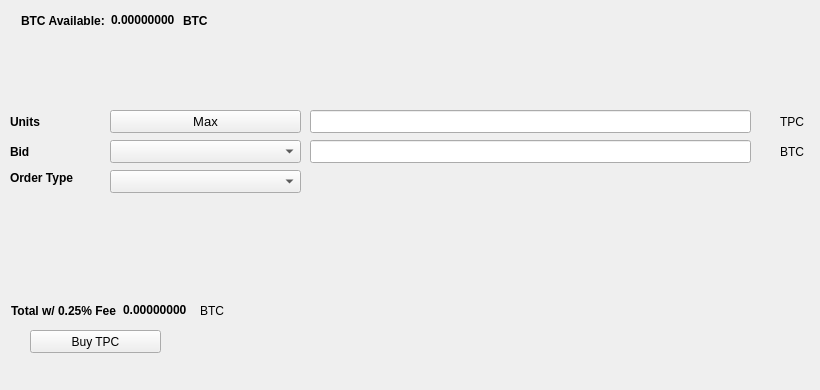
   <widget class="QWidget" name="BuyTab">
    <attribute name="title">
     <string>Buy</string>
    </attribute>
    <widget class="QPushButton" name="BuyTPC">
     <property name="geometry">
      <rect>
       <x>30</x>
       <y>330</y>
       <width>131</width>
       <height>23</height>
      </rect>
     </property>
     <property name="text">
      <string>Buy TPC</string>
     </property>
     <property name="icon">
      <iconset resource="../tpc.qrc">
       <normaloff>:/icons/bitcoin</normaloff>:/icons/bitcoin</iconset>
     </property>
    </widget>
    <widget class="QLabel" name="label_3">
     <property name="geometry">
      <rect>
       <x>10</x>
       <y>110</y>
       <width>46</width>
       <height>23</height>
      </rect>
     </property>
     <property name="font">
      <font>
       <weight>75</weight>
       <bold>true</bold>
      </font>
     </property>
     <property name="text">
      <string>Units</string>
     </property>
    </widget>
    <widget class="QLineEdit" name="UnitsInput">
     <property name="geometry">
      <rect>
       <x>310</x>
       <y>110</y>
       <width>441</width>
       <height>23</height>
      </rect>
     </property>
     <property name="font">
      <font>
       <pointsize>9</pointsize>
       <weight>75</weight>
       <bold>true</bold>
      </font>
     </property>
    </widget>
    <widget class="QLineEdit" name="BuyBidPriceEdit">
     <property name="geometry">
      <rect>
       <x>310</x>
       <y>140</y>
       <width>441</width>
       <height>23</height>
      </rect>
     </property>
     <property name="font">
      <font>
       <pointsize>9</pointsize>
       <weight>75</weight>
       <bold>true</bold>
      </font>
     </property>
    </widget>
    <widget class="QLabel" name="label_4">
     <property name="geometry">
      <rect>
       <x>780</x>
       <y>110</y>
       <width>31</width>
       <height>23</height>
      </rect>
     </property>
     <property name="text">
      <string>TPC</string>
     </property>
    </widget>
    <widget class="QLabel" name="label_5">
     <property name="geometry">
      <rect>
       <x>780</x>
       <y>140</y>
       <width>31</width>
       <height>23</height>
      </rect>
     </property>
     <property name="text">
      <string>BTC</string>
     </property>
    </widget>
    <widget class="QLabel" name="label_6">
     <property name="geometry">
      <rect>
       <x>10</x>
       <y>140</y>
       <width>46</width>
       <height>23</height>
      </rect>
     </property>
     <property name="font">
      <font>
       <weight>75</weight>
       <bold>true</bold>
      </font>
     </property>
     <property name="text">
      <string>Bid</string>
     </property>
    </widget>
    <widget class="QLabel" name="label_7">
     <property name="geometry">
      <rect>
       <x>10</x>
       <y>170</y>
       <width>91</width>
       <height>16</height>
      </rect>
     </property>
     <property name="font">
      <font>
       <weight>75</weight>
       <bold>true</bold>
      </font>
     </property>
     <property name="text">
      <string>Order Type</string>
     </property>
    </widget>
    <widget class="QPushButton" name="Buy_Max_Amount">
     <property name="geometry">
      <rect>
       <x>110</x>
       <y>110</y>
       <width>191</width>
       <height>23</height>
      </rect>
     </property>
     <property name="font">
      <font>
       <pointsize>10</pointsize>
      </font>
     </property>
     <property name="text">
      <string>Max</string>
     </property>
    </widget>
    <widget class="QComboBox" name="BuyBidcomboBox">
     <property name="geometry">
      <rect>
       <x>110</x>
       <y>140</y>
       <width>191</width>
       <height>23</height>
      </rect>
     </property>
     <property name="font">
      <font>
       <pointsize>10</pointsize>
      </font>
     </property>
    </widget>
    <widget class="QComboBox" name="buyOrdertypeCombo">
     <property name="geometry">
      <rect>
       <x>110</x>
       <y>170</y>
       <width>191</width>
       <height>23</height>
      </rect>
     </property>
     <property name="font">
      <font>
       <pointsize>10</pointsize>
      </font>
     </property>
    </widget>
    <widget class="QWidget" name="layoutWidget1">
     <property name="geometry">
      <rect>
       <x>21</x>
       <y>11</y>
       <width>227</width>
       <height>19</height>
      </rect>
     </property>
     <layout class="QHBoxLayout" name="horizontalLayout_3">
      <item>
       <widget class="QLabel" name="label232">
        <property name="font">
         <font>
          <weight>75</weight>
          <bold>true</bold>
         </font>
        </property>
        <property name="text">
         <string>BTC Available:</string>
        </property>
       </widget>
      </item>
      <item>
       <widget class="QLabel" name="BtcAvailableLbl">
        <property name="palette">
         <palette>
          <active>
           <colorrole role="WindowText">
            <brush brushstyle="SolidPattern">
             <color alpha="255">
              <red>0</red>
              <green>0</green>
              <blue>0</blue>
             </color>
            </brush>
           </colorrole>
           <colorrole role="Button">
            <brush brushstyle="SolidPattern">
             <color alpha="255">
              <red>0</red>
              <green>170</green>
              <blue>0</blue>
             </color>
            </brush>
           </colorrole>
           <colorrole role="Light">
            <brush brushstyle="SolidPattern">
             <color alpha="255">
              <red>0</red>
              <green>255</green>
              <blue>0</blue>
             </color>
            </brush>
           </colorrole>
           <colorrole role="Midlight">
            <brush brushstyle="SolidPattern">
             <color alpha="255">
              <red>0</red>
              <green>212</green>
              <blue>0</blue>
             </color>
            </brush>
           </colorrole>
           <colorrole role="Dark">
            <brush brushstyle="SolidPattern">
             <color alpha="255">
              <red>0</red>
              <green>85</green>
              <blue>0</blue>
             </color>
            </brush>
           </colorrole>
           <colorrole role="Mid">
            <brush brushstyle="SolidPattern">
             <color alpha="255">
              <red>0</red>
              <green>113</green>
              <blue>0</blue>
             </color>
            </brush>
           </colorrole>
           <colorrole role="Text">
            <brush brushstyle="SolidPattern">
             <color alpha="255">
              <red>0</red>
              <green>170</green>
              <blue>0</blue>
             </color>
            </brush>
           </colorrole>
           <colorrole role="BrightText">
            <brush brushstyle="SolidPattern">
             <color alpha="255">
              <red>255</red>
              <green>255</green>
              <blue>255</blue>
             </color>
            </brush>
           </colorrole>
           <colorrole role="ButtonText">
            <brush brushstyle="SolidPattern">
             <color alpha="255">
              <red>0</red>
              <green>0</green>
              <blue>0</blue>
             </color>
            </brush>
           </colorrole>
           <colorrole role="Base">
            <brush brushstyle="SolidPattern">
             <color alpha="255">
              <red>255</red>
              <green>255</green>
              <blue>255</blue>
             </color>
            </brush>
           </colorrole>
           <colorrole role="Window">
            <brush brushstyle="SolidPattern">
             <color alpha="255">
              <red>0</red>
              <green>170</green>
              <blue>0</blue>
             </color>
            </brush>
           </colorrole>
           <colorrole role="Shadow">
            <brush brushstyle="SolidPattern">
             <color alpha="255">
              <red>0</red>
              <green>0</green>
              <blue>0</blue>
             </color>
            </brush>
           </colorrole>
           <colorrole role="AlternateBase">
            <brush brushstyle="SolidPattern">
             <color alpha="255">
              <red>127</red>
              <green>212</green>
              <blue>127</blue>
             </color>
            </brush>
           </colorrole>
           <colorrole role="ToolTipBase">
            <brush brushstyle="SolidPattern">
             <color alpha="255">
              <red>255</red>
              <green>255</green>
              <blue>220</blue>
             </color>
            </brush>
           </colorrole>
           <colorrole role="ToolTipText">
            <brush brushstyle="SolidPattern">
             <color alpha="255">
              <red>0</red>
              <green>0</green>
              <blue>0</blue>
             </color>
            </brush>
           </colorrole>
          </active>
          <inactive>
           <colorrole role="WindowText">
            <brush brushstyle="SolidPattern">
             <color alpha="255">
              <red>0</red>
              <green>0</green>
              <blue>0</blue>
             </color>
            </brush>
           </colorrole>
           <colorrole role="Button">
            <brush brushstyle="SolidPattern">
             <color alpha="255">
              <red>0</red>
              <green>170</green>
              <blue>0</blue>
             </color>
            </brush>
           </colorrole>
           <colorrole role="Light">
            <brush brushstyle="SolidPattern">
             <color alpha="255">
              <red>0</red>
              <green>255</green>
              <blue>0</blue>
             </color>
            </brush>
           </colorrole>
           <colorrole role="Midlight">
            <brush brushstyle="SolidPattern">
             <color alpha="255">
              <red>0</red>
              <green>212</green>
              <blue>0</blue>
             </color>
            </brush>
           </colorrole>
           <colorrole role="Dark">
            <brush brushstyle="SolidPattern">
             <color alpha="255">
              <red>0</red>
              <green>85</green>
              <blue>0</blue>
             </color>
            </brush>
           </colorrole>
           <colorrole role="Mid">
            <brush brushstyle="SolidPattern">
             <color alpha="255">
              <red>0</red>
              <green>113</green>
              <blue>0</blue>
             </color>
            </brush>
           </colorrole>
           <colorrole role="Text">
            <brush brushstyle="SolidPattern">
             <color alpha="255">
              <red>0</red>
              <green>170</green>
              <blue>0</blue>
             </color>
            </brush>
           </colorrole>
           <colorrole role="BrightText">
            <brush brushstyle="SolidPattern">
             <color alpha="255">
              <red>255</red>
              <green>255</green>
              <blue>255</blue>
             </color>
            </brush>
           </colorrole>
           <colorrole role="ButtonText">
            <brush brushstyle="SolidPattern">
             <color alpha="255">
              <red>0</red>
              <green>0</green>
              <blue>0</blue>
             </color>
            </brush>
           </colorrole>
           <colorrole role="Base">
            <brush brushstyle="SolidPattern">
             <color alpha="255">
              <red>255</red>
              <green>255</green>
              <blue>255</blue>
             </color>
            </brush>
           </colorrole>
           <colorrole role="Window">
            <brush brushstyle="SolidPattern">
             <color alpha="255">
              <red>0</red>
              <green>170</green>
              <blue>0</blue>
             </color>
            </brush>
           </colorrole>
           <colorrole role="Shadow">
            <brush brushstyle="SolidPattern">
             <color alpha="255">
              <red>0</red>
              <green>0</green>
              <blue>0</blue>
             </color>
            </brush>
           </colorrole>
           <colorrole role="AlternateBase">
            <brush brushstyle="SolidPattern">
             <color alpha="255">
              <red>127</red>
              <green>212</green>
              <blue>127</blue>
             </color>
            </brush>
           </colorrole>
           <colorrole role="ToolTipBase">
            <brush brushstyle="SolidPattern">
             <color alpha="255">
              <red>255</red>
              <green>255</green>
              <blue>220</blue>
             </color>
            </brush>
           </colorrole>
           <colorrole role="ToolTipText">
            <brush brushstyle="SolidPattern">
             <color alpha="255">
              <red>0</red>
              <green>0</green>
              <blue>0</blue>
             </color>
            </brush>
           </colorrole>
          </inactive>
          <disabled>
           <colorrole role="WindowText">
            <brush brushstyle="SolidPattern">
             <color alpha="255">
              <red>0</red>
              <green>85</green>
              <blue>0</blue>
             </color>
            </brush>
           </colorrole>
           <colorrole role="Button">
            <brush brushstyle="SolidPattern">
             <color alpha="255">
              <red>0</red>
              <green>170</green>
              <blue>0</blue>
             </color>
            </brush>
           </colorrole>
           <colorrole role="Light">
            <brush brushstyle="SolidPattern">
             <color alpha="255">
              <red>0</red>
              <green>255</green>
              <blue>0</blue>
             </color>
            </brush>
           </colorrole>
           <colorrole role="Midlight">
            <brush brushstyle="SolidPattern">
             <color alpha="255">
              <red>0</red>
              <green>212</green>
              <blue>0</blue>
             </color>
            </brush>
           </colorrole>
           <colorrole role="Dark">
            <brush brushstyle="SolidPattern">
             <color alpha="255">
              <red>0</red>
              <green>85</green>
              <blue>0</blue>
             </color>
            </brush>
           </colorrole>
           <colorrole role="Mid">
            <brush brushstyle="SolidPattern">
             <color alpha="255">
              <red>0</red>
              <green>113</green>
              <blue>0</blue>
             </color>
            </brush>
           </colorrole>
           <colorrole role="Text">
            <brush brushstyle="SolidPattern">
             <color alpha="255">
              <red>0</red>
              <green>85</green>
              <blue>0</blue>
             </color>
            </brush>
           </colorrole>
           <colorrole role="BrightText">
            <brush brushstyle="SolidPattern">
             <color alpha="255">
              <red>255</red>
              <green>255</green>
              <blue>255</blue>
             </color>
            </brush>
           </colorrole>
           <colorrole role="ButtonText">
            <brush brushstyle="SolidPattern">
             <color alpha="255">
              <red>0</red>
              <green>85</green>
              <blue>0</blue>
             </color>
            </brush>
           </colorrole>
           <colorrole role="Base">
            <brush brushstyle="SolidPattern">
             <color alpha="255">
              <red>0</red>
              <green>170</green>
              <blue>0</blue>
             </color>
            </brush>
           </colorrole>
           <colorrole role="Window">
            <brush brushstyle="SolidPattern">
             <color alpha="255">
              <red>0</red>
              <green>170</green>
              <blue>0</blue>
             </color>
            </brush>
           </colorrole>
           <colorrole role="Shadow">
            <brush brushstyle="SolidPattern">
             <color alpha="255">
              <red>0</red>
              <green>0</green>
              <blue>0</blue>
             </color>
            </brush>
           </colorrole>
           <colorrole role="AlternateBase">
            <brush brushstyle="SolidPattern">
             <color alpha="255">
              <red>0</red>
              <green>170</green>
              <blue>0</blue>
             </color>
            </brush>
           </colorrole>
           <colorrole role="ToolTipBase">
            <brush brushstyle="SolidPattern">
             <color alpha="255">
              <red>255</red>
              <green>255</green>
              <blue>220</blue>
             </color>
            </brush>
           </colorrole>
           <colorrole role="ToolTipText">
            <brush brushstyle="SolidPattern">
             <color alpha="255">
              <red>0</red>
              <green>0</green>
              <blue>0</blue>
             </color>
            </brush>
           </colorrole>
          </disabled>
         </palette>
        </property>
        <property name="font">
         <font>
          <weight>75</weight>
          <bold>true</bold>
         </font>
        </property>
        <property name="text">
         <string>0.00000000</string>
        </property>
        <property name="textInteractionFlags">
         <set>Qt::LinksAccessibleByMouse|Qt::TextSelectableByKeyboard|Qt::TextSelectableByMouse</set>
        </property>
       </widget>
      </item>
      <item>
       <widget class="QLabel" name="BtcAvailableLbl_2">
        <property name="font">
         <font>
          <weight>75</weight>
          <bold>true</bold>
         </font>
        </property>
        <property name="text">
         <string>BTC</string>
        </property>
       </widget>
      </item>
     </layout>
    </widget>
    <widget class="QWidget" name="layoutWidge2">
     <property name="geometry">
      <rect>
       <x>11</x>
       <y>301</y>
       <width>259</width>
       <height>19</height>
      </rect>
     </property>
     <layout class="QHBoxLayout" name="horizontalLayout_4">
      <item>
       <widget class="QLabel" name="label_9">
        <property name="font">
         <font>
          <weight>75</weight>
          <bold>true</bold>
         </font>
        </property>
        <property name="text">
         <string>Total w/ 0.25% Fee</string>
        </property>
       </widget>
      </item>
      <item>
       <widget class="QLabel" name="BuyCostLabel">
        <property name="palette">
         <palette>
          <active>
           <colorrole role="WindowText">
            <brush brushstyle="SolidPattern">
             <color alpha="255">
              <red>0</red>
              <green>0</green>
              <blue>0</blue>
             </color>
            </brush>
           </colorrole>
           <colorrole role="Button">
            <brush brushstyle="SolidPattern">
             <color alpha="255">
              <red>0</red>
              <green>170</green>
              <blue>0</blue>
             </color>
            </brush>
           </colorrole>
           <colorrole role="Light">
            <brush brushstyle="SolidPattern">
             <color alpha="255">
              <red>0</red>
              <green>255</green>
              <blue>0</blue>
             </color>
            </brush>
           </colorrole>
           <colorrole role="Midlight">
            <brush brushstyle="SolidPattern">
             <color alpha="255">
              <red>0</red>
              <green>212</green>
              <blue>0</blue>
             </color>
            </brush>
           </colorrole>
           <colorrole role="Dark">
            <brush brushstyle="SolidPattern">
             <color alpha="255">
              <red>0</red>
              <green>85</green>
              <blue>0</blue>
             </color>
            </brush>
           </colorrole>
           <colorrole role="Mid">
            <brush brushstyle="SolidPattern">
             <color alpha="255">
              <red>0</red>
              <green>113</green>
              <blue>0</blue>
             </color>
            </brush>
           </colorrole>
           <colorrole role="Text">
            <brush brushstyle="SolidPattern">
             <color alpha="255">
              <red>0</red>
              <green>170</green>
              <blue>0</blue>
             </color>
            </brush>
           </colorrole>
           <colorrole role="BrightText">
            <brush brushstyle="SolidPattern">
             <color alpha="255">
              <red>255</red>
              <green>255</green>
              <blue>255</blue>
             </color>
            </brush>
           </colorrole>
           <colorrole role="ButtonText">
            <brush brushstyle="SolidPattern">
             <color alpha="255">
              <red>0</red>
              <green>0</green>
              <blue>0</blue>
             </color>
            </brush>
           </colorrole>
           <colorrole role="Base">
            <brush brushstyle="SolidPattern">
             <color alpha="255">
              <red>255</red>
              <green>255</green>
              <blue>255</blue>
             </color>
            </brush>
           </colorrole>
           <colorrole role="Window">
            <brush brushstyle="SolidPattern">
             <color alpha="255">
              <red>0</red>
              <green>170</green>
              <blue>0</blue>
             </color>
            </brush>
           </colorrole>
           <colorrole role="Shadow">
            <brush brushstyle="SolidPattern">
             <color alpha="255">
              <red>0</red>
              <green>0</green>
              <blue>0</blue>
             </color>
            </brush>
           </colorrole>
           <colorrole role="AlternateBase">
            <brush brushstyle="SolidPattern">
             <color alpha="255">
              <red>127</red>
              <green>212</green>
              <blue>127</blue>
             </color>
            </brush>
           </colorrole>
           <colorrole role="ToolTipBase">
            <brush brushstyle="SolidPattern">
             <color alpha="255">
              <red>255</red>
              <green>255</green>
              <blue>220</blue>
             </color>
            </brush>
           </colorrole>
           <colorrole role="ToolTipText">
            <brush brushstyle="SolidPattern">
             <color alpha="255">
              <red>0</red>
              <green>0</green>
              <blue>0</blue>
             </color>
            </brush>
           </colorrole>
          </active>
          <inactive>
           <colorrole role="WindowText">
            <brush brushstyle="SolidPattern">
             <color alpha="255">
              <red>0</red>
              <green>0</green>
              <blue>0</blue>
             </color>
            </brush>
           </colorrole>
           <colorrole role="Button">
            <brush brushstyle="SolidPattern">
             <color alpha="255">
              <red>0</red>
              <green>170</green>
              <blue>0</blue>
             </color>
            </brush>
           </colorrole>
           <colorrole role="Light">
            <brush brushstyle="SolidPattern">
             <color alpha="255">
              <red>0</red>
              <green>255</green>
              <blue>0</blue>
             </color>
            </brush>
           </colorrole>
           <colorrole role="Midlight">
            <brush brushstyle="SolidPattern">
             <color alpha="255">
              <red>0</red>
              <green>212</green>
              <blue>0</blue>
             </color>
            </brush>
           </colorrole>
           <colorrole role="Dark">
            <brush brushstyle="SolidPattern">
             <color alpha="255">
              <red>0</red>
              <green>85</green>
              <blue>0</blue>
             </color>
            </brush>
           </colorrole>
           <colorrole role="Mid">
            <brush brushstyle="SolidPattern">
             <color alpha="255">
              <red>0</red>
              <green>113</green>
              <blue>0</blue>
             </color>
            </brush>
           </colorrole>
           <colorrole role="Text">
            <brush brushstyle="SolidPattern">
             <color alpha="255">
              <red>0</red>
              <green>170</green>
              <blue>0</blue>
             </color>
            </brush>
           </colorrole>
           <colorrole role="BrightText">
            <brush brushstyle="SolidPattern">
             <color alpha="255">
              <red>255</red>
              <green>255</green>
              <blue>255</blue>
             </color>
            </brush>
           </colorrole>
           <colorrole role="ButtonText">
            <brush brushstyle="SolidPattern">
             <color alpha="255">
              <red>0</red>
              <green>0</green>
              <blue>0</blue>
             </color>
            </brush>
           </colorrole>
           <colorrole role="Base">
            <brush brushstyle="SolidPattern">
             <color alpha="255">
              <red>255</red>
              <green>255</green>
              <blue>255</blue>
             </color>
            </brush>
           </colorrole>
           <colorrole role="Window">
            <brush brushstyle="SolidPattern">
             <color alpha="255">
              <red>0</red>
              <green>170</green>
              <blue>0</blue>
             </color>
            </brush>
           </colorrole>
           <colorrole role="Shadow">
            <brush brushstyle="SolidPattern">
             <color alpha="255">
              <red>0</red>
              <green>0</green>
              <blue>0</blue>
             </color>
            </brush>
           </colorrole>
           <colorrole role="AlternateBase">
            <brush brushstyle="SolidPattern">
             <color alpha="255">
              <red>127</red>
              <green>212</green>
              <blue>127</blue>
             </color>
            </brush>
           </colorrole>
           <colorrole role="ToolTipBase">
            <brush brushstyle="SolidPattern">
             <color alpha="255">
              <red>255</red>
              <green>255</green>
              <blue>220</blue>
             </color>
            </brush>
           </colorrole>
           <colorrole role="ToolTipText">
            <brush brushstyle="SolidPattern">
             <color alpha="255">
              <red>0</red>
              <green>0</green>
              <blue>0</blue>
             </color>
            </brush>
           </colorrole>
          </inactive>
          <disabled>
           <colorrole role="WindowText">
            <brush brushstyle="SolidPattern">
             <color alpha="255">
              <red>0</red>
              <green>85</green>
              <blue>0</blue>
             </color>
            </brush>
           </colorrole>
           <colorrole role="Button">
            <brush brushstyle="SolidPattern">
             <color alpha="255">
              <red>0</red>
              <green>170</green>
              <blue>0</blue>
             </color>
            </brush>
           </colorrole>
           <colorrole role="Light">
            <brush brushstyle="SolidPattern">
             <color alpha="255">
              <red>0</red>
              <green>255</green>
              <blue>0</blue>
             </color>
            </brush>
           </colorrole>
           <colorrole role="Midlight">
            <brush brushstyle="SolidPattern">
             <color alpha="255">
              <red>0</red>
              <green>212</green>
              <blue>0</blue>
             </color>
            </brush>
           </colorrole>
           <colorrole role="Dark">
            <brush brushstyle="SolidPattern">
             <color alpha="255">
              <red>0</red>
              <green>85</green>
              <blue>0</blue>
             </color>
            </brush>
           </colorrole>
           <colorrole role="Mid">
            <brush brushstyle="SolidPattern">
             <color alpha="255">
              <red>0</red>
              <green>113</green>
              <blue>0</blue>
             </color>
            </brush>
           </colorrole>
           <colorrole role="Text">
            <brush brushstyle="SolidPattern">
             <color alpha="255">
              <red>0</red>
              <green>85</green>
              <blue>0</blue>
             </color>
            </brush>
           </colorrole>
           <colorrole role="BrightText">
            <brush brushstyle="SolidPattern">
             <color alpha="255">
              <red>255</red>
              <green>255</green>
              <blue>255</blue>
             </color>
            </brush>
           </colorrole>
           <colorrole role="ButtonText">
            <brush brushstyle="SolidPattern">
             <color alpha="255">
              <red>0</red>
              <green>85</green>
              <blue>0</blue>
             </color>
            </brush>
           </colorrole>
           <colorrole role="Base">
            <brush brushstyle="SolidPattern">
             <color alpha="255">
              <red>0</red>
              <green>170</green>
              <blue>0</blue>
             </color>
            </brush>
           </colorrole>
           <colorrole role="Window">
            <brush brushstyle="SolidPattern">
             <color alpha="255">
              <red>0</red>
              <green>170</green>
              <blue>0</blue>
             </color>
            </brush>
           </colorrole>
           <colorrole role="Shadow">
            <brush brushstyle="SolidPattern">
             <color alpha="255">
              <red>0</red>
              <green>0</green>
              <blue>0</blue>
             </color>
            </brush>
           </colorrole>
           <colorrole role="AlternateBase">
            <brush brushstyle="SolidPattern">
             <color alpha="255">
              <red>0</red>
              <green>170</green>
              <blue>0</blue>
             </color>
            </brush>
           </colorrole>
           <colorrole role="ToolTipBase">
            <brush brushstyle="SolidPattern">
             <color alpha="255">
              <red>255</red>
              <green>255</green>
              <blue>220</blue>
             </color>
            </brush>
           </colorrole>
           <colorrole role="ToolTipText">
            <brush brushstyle="SolidPattern">
             <color alpha="255">
              <red>0</red>
              <green>0</green>
              <blue>0</blue>
             </color>
            </brush>
           </colorrole>
          </disabled>
         </palette>
        </property>
        <property name="font">
         <font>
          <weight>75</weight>
          <bold>true</bold>
         </font>
        </property>
        <property name="autoFillBackground">
         <bool>false</bool>
        </property>
        <property name="text">
         <string>0.00000000</string>
        </property>
        <property name="textInteractionFlags">
         <set>Qt::LinksAccessibleByMouse|Qt::TextSelectableByMouse</set>
        </property>
       </widget>
      </item>
      <item>
       <widget class="QLabel" name="label_10">
        <property name="font">
         <font>
          <weight>50</weight>
          <bold>false</bold>
         </font>
        </property>
        <property name="text">
         <string>BTC</string>
        </property>
       </widget>
      </item>
     </layout>
    </widget>
    <widget class="QLabel" name="label_24">
     <property name="geometry">
      <rect>
       <x>460</x>
       <y>300</y>
       <width>281</width>
       <height>81</height>
      </rect>
     </property>
     <property name="text">
      <string/>
     </property>
     <property name="pixmap">
      <pixmap>:/images/bittrex</pixmap>
     </property>
    </widget>
   </widget>
